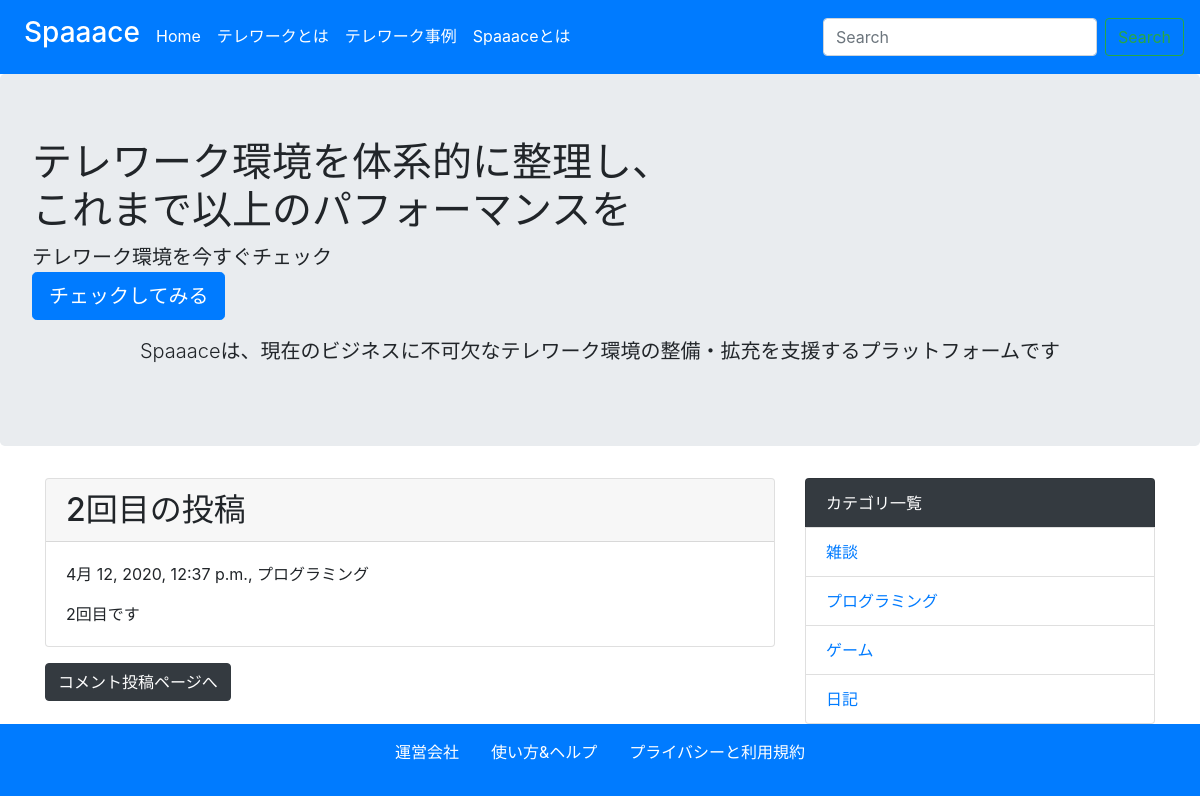
The page /detail/2/ on the database its author committed.
### blog/models.py (models this page shows, shortened)
class Post(models.Model):
    title = models.CharField('タイトル', max_length=255)
    text = models.TextField('本文')
    created_at = models.DateTimeField('作成日', default=timezone.now)
    category = models.ForeignKey(
        Category, verbose_name='カテゴリ', on_delete=models.PROTECT
    )

class Category(models.Model):
    name = models.CharField('カテゴリ名', max_length=255)
    created_at = models.DateTimeField('作成日', default=timezone.now)
    def __str__(self):
        return self.name

### blog/views.py (the view)
# urls.py: path('detail/<int:pk>/', views.DetailView.as_view(), name='detail'),
class DetailView(generic.DetailView):
    model = Post

### blog/context_processors.py (called while the page is built)
def common(request):
    context = {
        'category_list': Category.objects.all()
    }
    return context

### blog/templates/blog/post_detail.html (shortened to what this page needs)
{% extends 'blog/base.html' %}
{% block content %}
<div class="card mb-3">
  <h2 class="card-header">{{ post.title }}</h2>
  <div class="card-body">
    <p>{{ post.created_at }}, {{ post.category }}</p>
    {{ post.text | linebreaksbr | urlize}}
  </div>
</div>
<a class="btn btn-dark" href="{% url 'blog:comment' post.pk %}">コメント投稿ページへ</a>
{% endblock %}

### blog/templates/blog/base.html (shortened to what this page needs)
<!doctype html>
<html lang="ja">
  <head>
    <link rel="stylesheet" href="https://maxcdn.bootstrapcdn.com/bootstrap/4.0.0-beta.2/css/bootstrap.min.css">
  </head>
  <body>
    <nav class="navbar navbar-expand-lg navbar-dark bg-primary">
      <div class="collapse navbar-collapse" id="navbarSupportedContent">
        <ul class="navbar-nav mr-auto">
          <li class="nav-item active">
            <a class="nav-link" href="{%url 'blog:index'%}"><h3>Spaaace</h3></a>
          </li>
          <li class="nav-item active">
            <a class="nav-link py-3" href="{%url 'blog:index'%}">Home</a>
          </li>
          <li class="nav-item active">
            <a class="nav-link disabled py-3" href="#">テレワークとは</a>
          </li>
          <li class="nav-item active">
            <a class="nav-link disabled py-3" href="#">テレワーク事例</a>
          </li>
          <li class="nav-item active">
            <a class="nav-link disabled py-3" href="#">Spaaaceとは</a>
          </li>
        </ul>
        <form class="form-inline my-2 my-lg-0" method="GET" action="{%url 'blog:index'%}">
          <input class="form-control mr-sm-2" type="text" placeholder="Search" aria-label="Search" name='keyword'>
          <button class="btn btn-outline-success my-2 my-sm-0" type="submit">Search</button>
        </form>
      </div>
    </nav>
    <div class="jumbotron">
      <h1 class="display-5">テレワーク環境を体系的に整理し、<br>これまで以上のパフォーマンスを</h1>
      <p class="lead">テレワーク環境を今すぐチェック <br>
        <a class="btn btn-primary btn-lg text-center " href="#!" role="button">チェックしてみる</a> </p>
      <p class="lead text-center">
        Spaaaceは、現在のビジネスに不可欠なテレワーク環境の整備・拡充を支援するプラットフォームです
      </p>
    </div>
    <div class="container">
      <div class='row'>
        <div class='col-md-8'>
          {% block content %}
          {% endblock %}
        </div>
        <div class='col-md-4'>
          <ul class="list-group">
            <li class="list-group-item bg-dark text-white">カテゴリ一覧</li>
            {%for category in category_list%}
            <li class="list-group-item"><a href="{%url 'blog:category' category.pk %}">{{category}}</a></li>
            {%endfor%}
          </ul>
        </div>
      </div>
    </div>
    <footer class='bg-primary text-white text-center py-3'>
      <p> <a href="#" class = 'text-white'>運営会社</a>　　<a href="#" class = 'text-white'>使い方&ヘルプ</a>　　<a href="#" class = 'text-white'>プライバシーと利用規約</a></p>
    </footer>
  </body>
</html>

### rows shown on the page
Post: title "2回目の投稿", created_at "4月 12, 2020, 12:37 p.m.", category "プログラミング", text "2回目です"
Category: name "雑談"
Category: name "プログラミング"
Category: name "ゲーム"
Category: name "日記"
